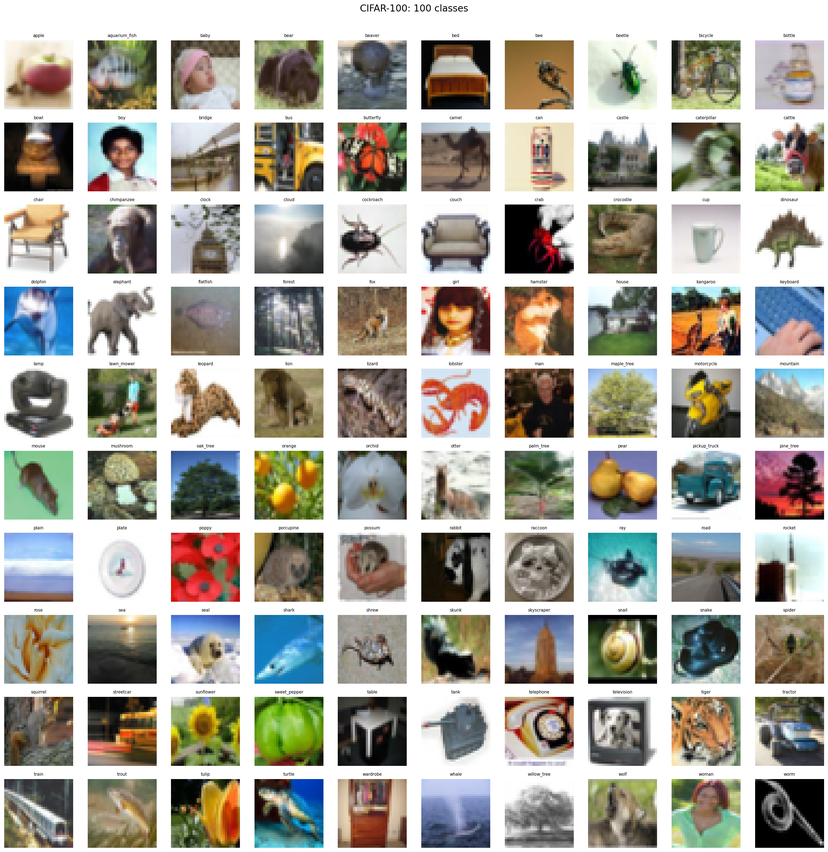
#> input picture images/cifar100_all_classes.png, 828 x 852 px, shrunk from 2954 x 3037 before the run; its folder holds only this picture in this run
$ python main.py
#> lines starting #> are read from the running program, lines starting #| are printed output that depends on the picture
import cv2
import os
import glob
from tqdm import tqdm

def apply_clahe_to_fundus(image_path, output_path, clip_limit=2.0, tile_grid=(8, 8)):
    """
    Hàm xử lý CLAHE cho một ảnh duy nhất theo chuẩn ảnh y tế.
    """
#> called with image_path = 'images/cifar100_all_classes.png', clip_limit = 2, tile_grid = (8, 8)
    # 1. Đọc ảnh bằng OpenCV (OpenCV mặc định đọc theo định dạng BGR)
    img = cv2.imread(image_path)
#> img is the input picture: shape (852, 828, 3); mean B, G, R 158.7, 167.8, 170.4
    if img is None:
        print(f"Lỗi: Không thể đọc ảnh {image_path}")
        return False

    # 2. Chuyển đổi từ hệ màu BGR sang LAB
    lab = cv2.cvtColor(img, cv2.COLOR_BGR2LAB)
#> lab: shape (852, 828, 3); mean of channels 0, 1, 2 172.8, 128.5, 133.7

    # 3. Tách 3 kênh L, A, B
    l_channel, a_channel, b_channel = cv2.split(lab)
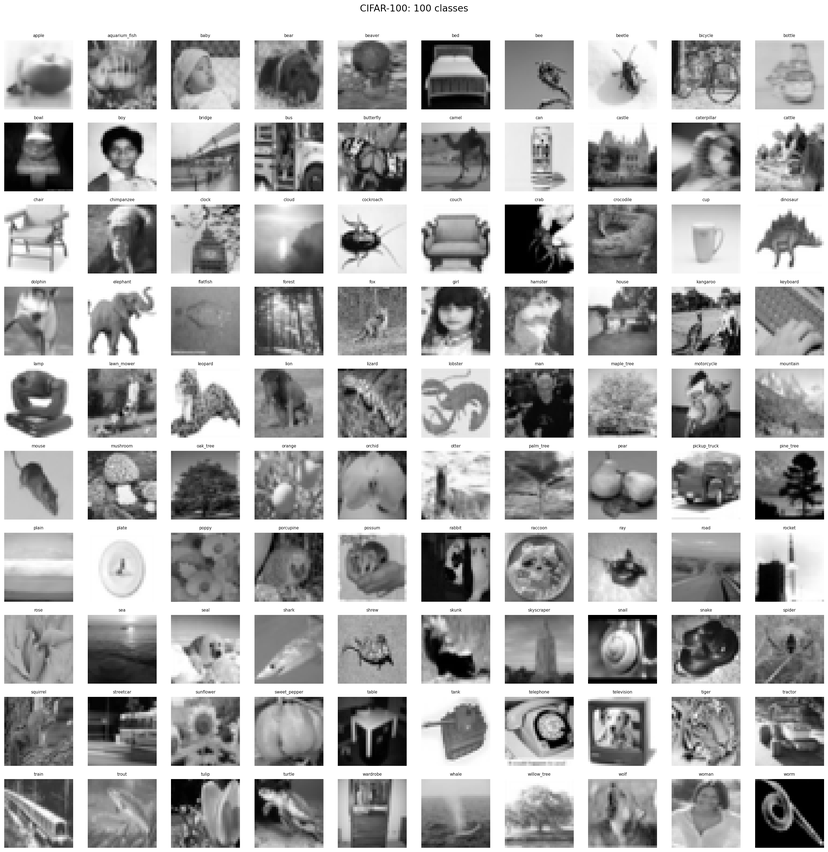
#> l_channel: shape (852, 828); min 0, max 255, mean 172.8
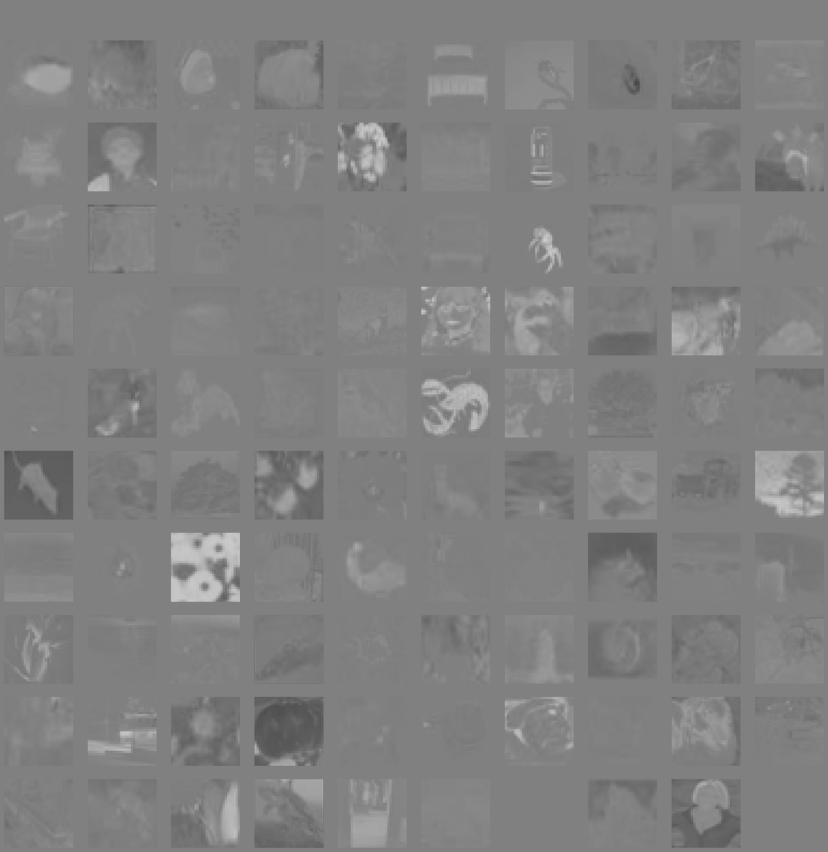
#> a_channel: shape (852, 828); min 68, max 207, mean 128.5
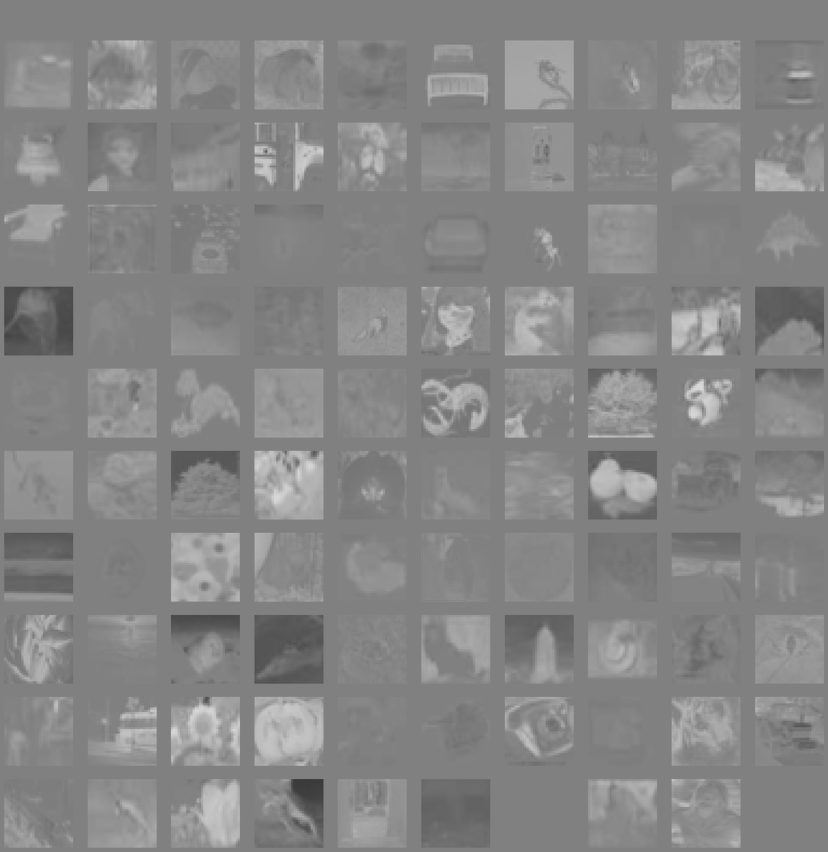
#> b_channel: shape (852, 828); min 56, max 218, mean 133.7

    # 4. Khởi tạo bộ lọc CLAHE
    # clipLimit: Ngưỡng giới hạn độ tương phản (tránh làm nhiễu hạt bị phóng đại quá mức)
    # tileGridSize: Kích thước ô vuông cắt nhỏ bức ảnh để cân bằng sáng
    clahe = cv2.createCLAHE(clipLimit=clip_limit, tileGridSize=tile_grid)

    # 5. Áp dụng CLAHE ĐỘC QUYỀN lên kênh L (Độ sáng)
    cl = clahe.apply(l_channel)
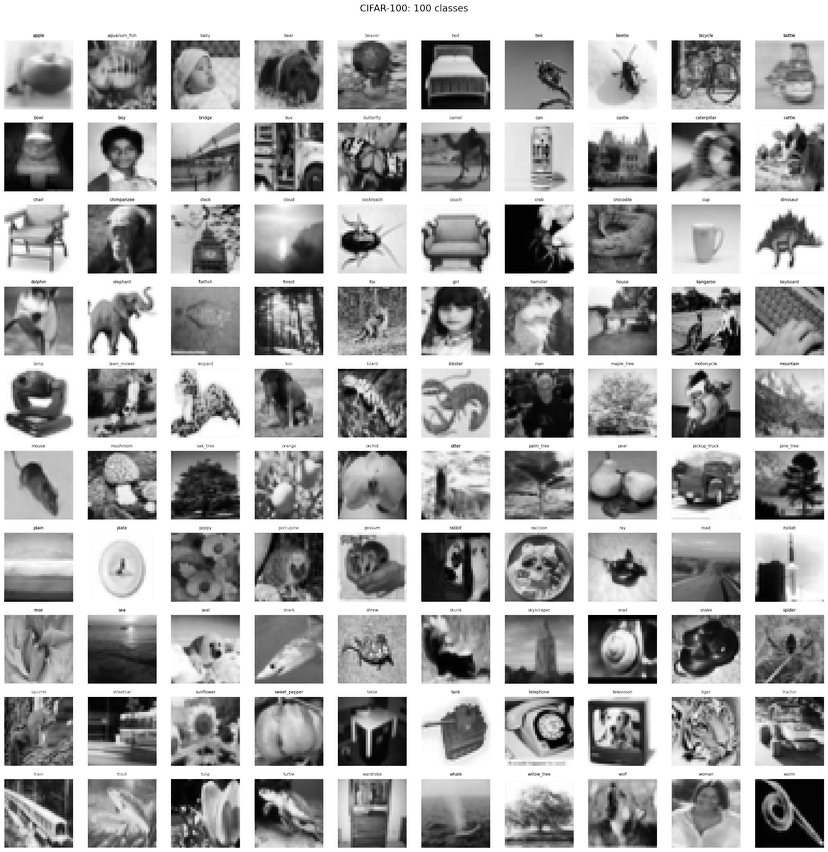
#> cl: shape (852, 828); min 0, max 255, mean 168.4

    # 6. Gộp kênh L đã xử lý với kênh A và B nguyên bản
    merged_lab = cv2.merge((cl, a_channel, b_channel))
#> merged_lab: shape (852, 828, 3); mean of channels 0, 1, 2 168.4, 128.5, 133.7

    # 7. Chuyển ngược lại từ LAB về BGR để lưu
    final_img = cv2.cvtColor(merged_lab, cv2.COLOR_LAB2BGR)
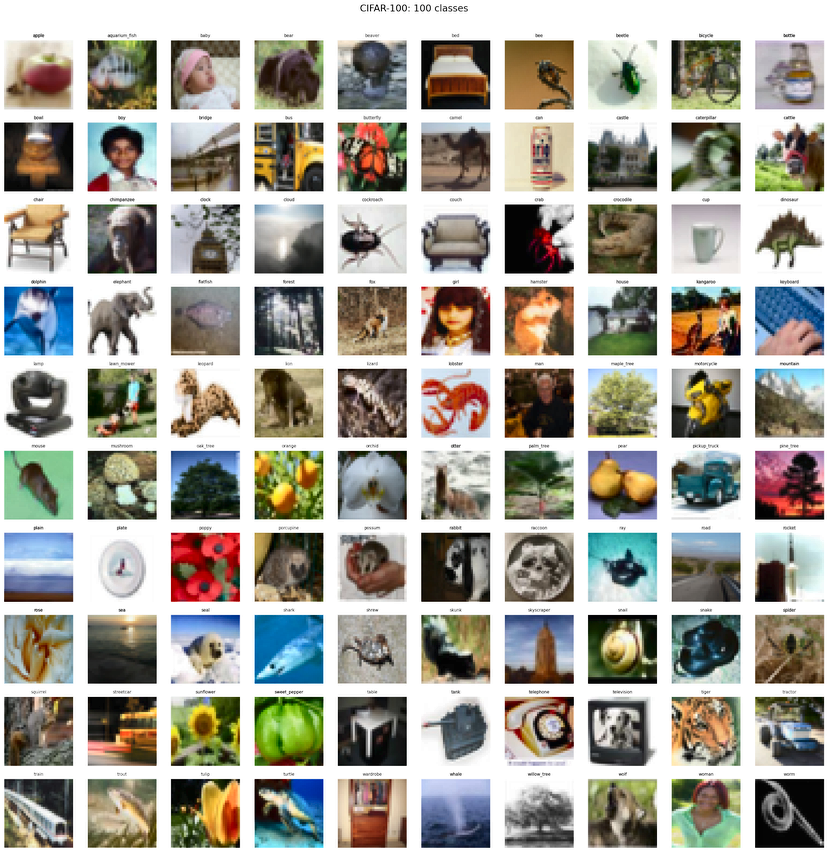
#> final_img: shape (852, 828, 3); mean B, G, R 154.9, 163.9, 166.3

    # 8. Lưu ảnh ra thư mục đích
    cv2.imwrite(output_path, final_img)
    return True

def process_dataset_with_clahe(input_folder, output_folder):
    """
    Hàm quét toàn bộ thư mục và xử lý CLAHE hàng loạt.
    """
    # Tạo thư mục đầu ra nếu chưa tồn tại
    if not os.path.exists(output_folder):
        os.makedirs(output_folder)
        print(f"Đã tạo thư mục đầu ra: {output_folder}")

    # Lấy danh sách tất cả các ảnh (hỗ trợ png, jpg, jpeg)
    search_path = os.path.join(input_folder, "*.[pj][pn][g]") # Bắt cả jpg, png, jpeg
    image_paths = glob.glob(search_path)

    if len(image_paths) == 0:
        print("Không tìm thấy ảnh nào trong thư mục đầu vào!")
        return

    print(f"Bắt đầu xử lý CLAHE cho {len(image_paths)} bức ảnh...")

    # Chạy vòng lặp với thanh tiến trình tqdm
    for img_path in tqdm(image_paths, desc="Đang xử lý"):
        # Lấy tên file gốc (VD: 'image_001.png')
        filename = os.path.basename(img_path)

        # Đường dẫn lưu file mới
        save_path = os.path.join(output_folder, filename)

        # Gọi hàm xử lý
        apply_clahe_to_fundus(img_path, save_path)

    print("\n✅ Hoàn tất quá trình xử lý CLAHE!")

# ==========================================
# 3. CHẠY THỰC TẾ
# ==========================================
# (Bạn cần thay đổi đường dẫn này cho khớp với máy của bạn)
INPUT_DIR = "../../../data/raw/aptos/images/"
OUTPUT_DIR = "../../../data/processed/aptos/clahe_images/"

# Gọi hàm
process_dataset_with_clahe(INPUT_DIR, OUTPUT_DIR)

$ run again, on images/eda_class_distribution.png
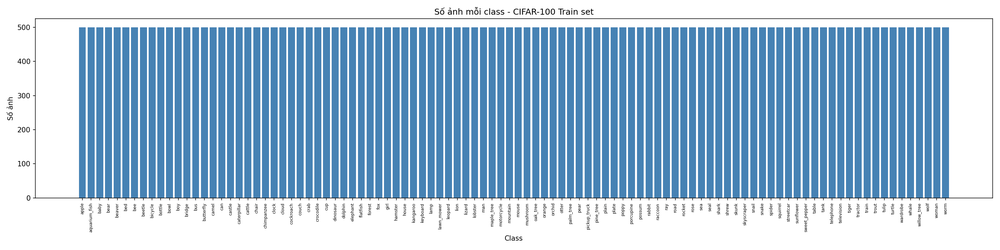
#> input picture images/eda_class_distribution.png, 1000 x 250 px, shrunk from 3000 x 750 before the run
#> in apply_clahe_to_fundus, img is the input picture: shape (250, 1000, 3); mean B, G, R 215.6, 191.7, 162.9
#> lab: shape (250, 1000, 3); mean of channels 0, 1, 2 193.9, 126, 112.5
#> in apply_clahe_to_fundus, `l_channel, a_channel, b_channel = cv2.split(lab)`:
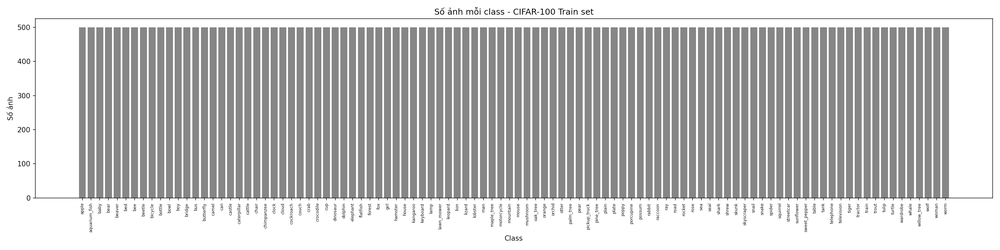
#> l_channel: shape (250, 1000); min 17, max 255, mean 193.9
#> in apply_clahe_to_fundus, `l_channel, a_channel, b_channel = cv2.split(lab)`:
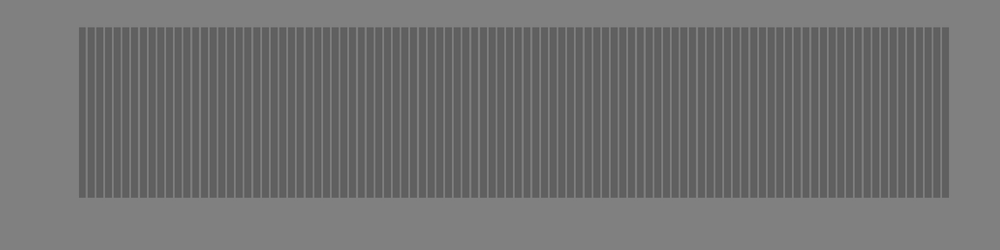
#> b_channel: shape (250, 1000); min 91, max 130, mean 112.5
#> merged_lab: shape (250, 1000, 3); mean of channels 0, 1, 2 191.1, 126, 112.5

$ run again, on images/eda_pixel_distribution.png
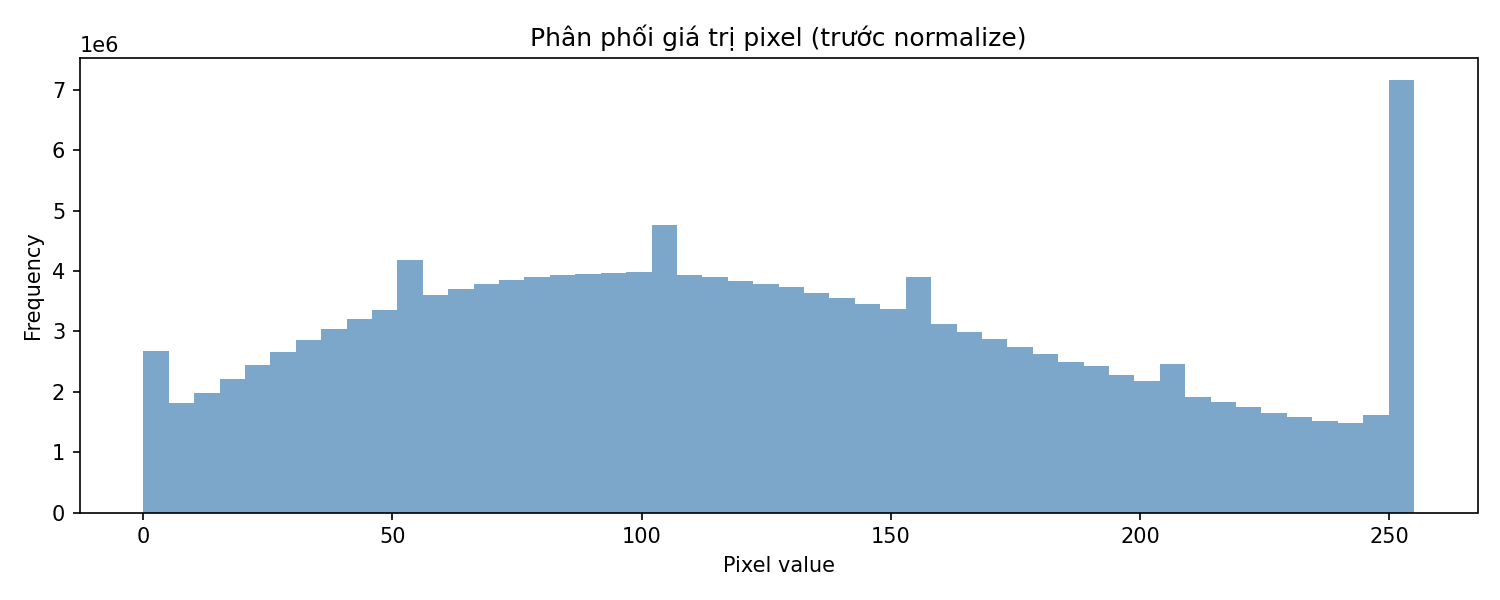
#> input picture images/eda_pixel_distribution.png, 1500 x 600 px
#> in apply_clahe_to_fundus, img is the input picture: shape (600, 1500, 3); mean B, G, R 237.9, 228.8, 217.8
#> lab: shape (600, 1500, 3); mean of channels 0, 1, 2 229.6, 126.7, 122.2
#> in apply_clahe_to_fundus, `l_channel, a_channel, b_channel = cv2.split(lab)`:
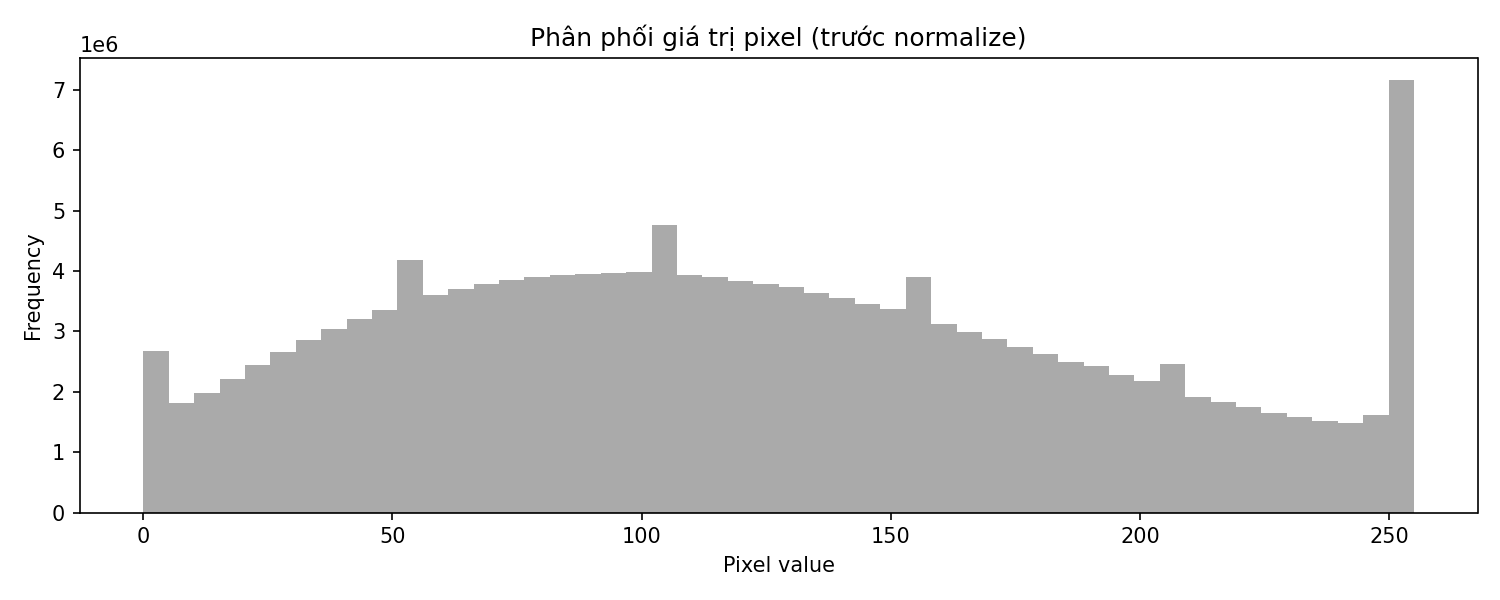
#> l_channel: shape (600, 1500); min 0, max 255, mean 229.6
#> in apply_clahe_to_fundus, `l_channel, a_channel, b_channel = cv2.split(lab)`:
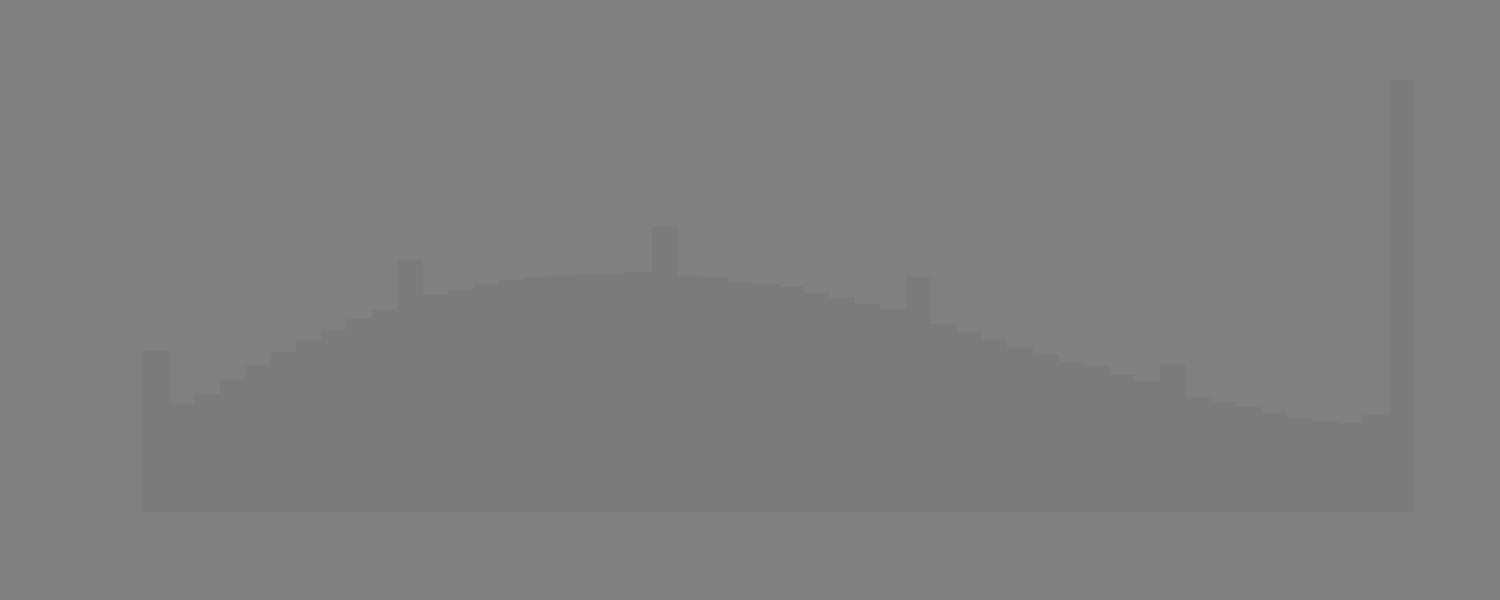
#> a_channel: shape (600, 1500); min 123, max 128, mean 126.7
#> merged_lab: shape (600, 1500, 3); mean of channels 0, 1, 2 229.8, 126.7, 122.2
